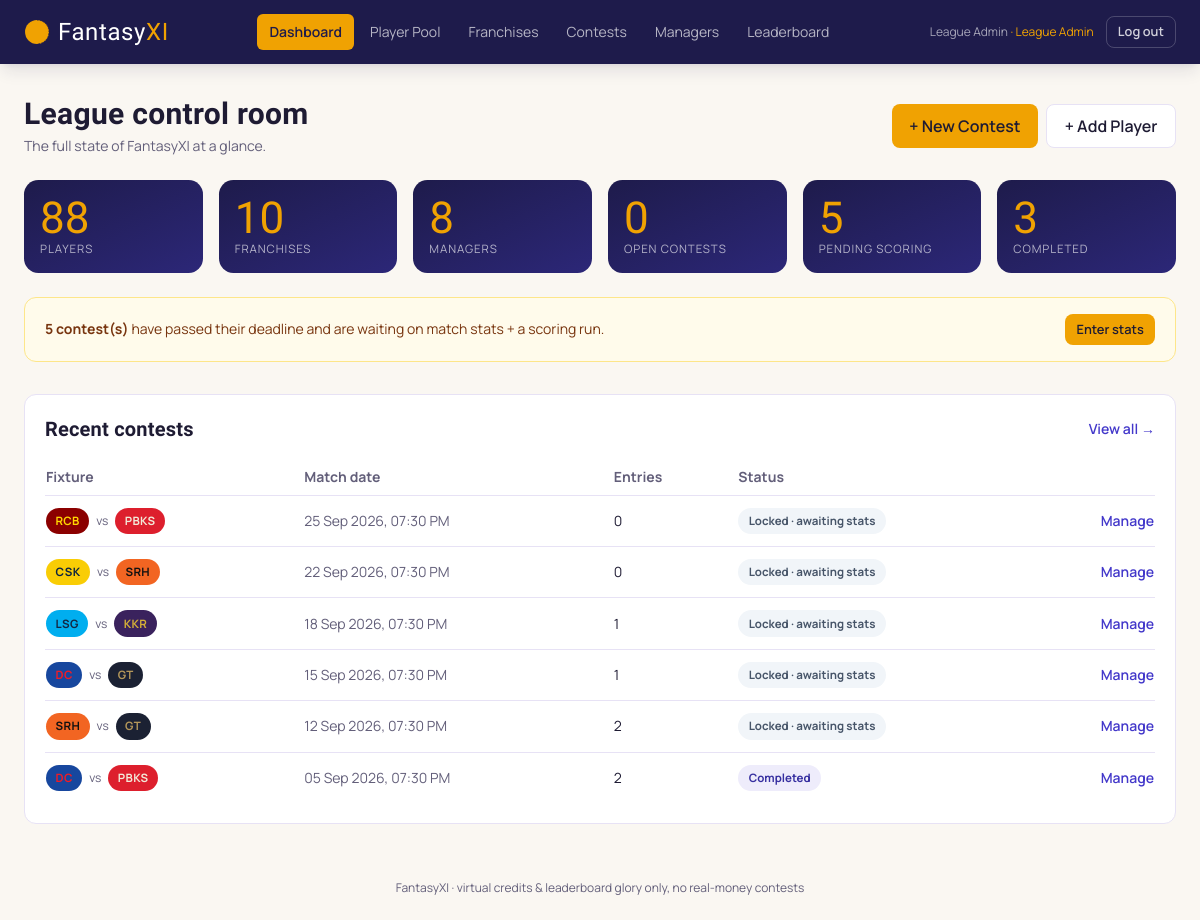
/index.php?route=admin/dashboard (signed in), run on the app's committed database.
### tables this page shows
CREATE TABLE contests (
    id              INT AUTO_INCREMENT PRIMARY KEY,
    franchise_a_id  INT NOT NULL,
    franchise_b_id  INT NOT NULL,
    match_datetime  DATETIME NOT NULL,
    venue           VARCHAR(150) NULL,
    status          ENUM('scheduled', 'completed') NOT NULL DEFAULT 'scheduled',
    created_at      TIMESTAMP NOT NULL DEFAULT CURRENT_TIMESTAMP,
    FOREIGN KEY (franchise_a_id) REFERENCES franchises(id),
    FOREIGN KEY (franchise_b_id) REFERENCES franchises(id),
    CHECK (franchise_a_id <> franchise_b_id),
    INDEX idx_contests_datetime (match_datetime)
);

CREATE TABLE franchises (
    id         INT AUTO_INCREMENT PRIMARY KEY,
    name       VARCHAR(100) NOT NULL UNIQUE,
    short_code VARCHAR(10) NOT NULL,
    status     ENUM('active', 'inactive') NOT NULL DEFAULT 'active'
);

### app/controllers/AdminDashboardController.php (called while the page is built, shortened)
<?php
require_once __DIR__ . '/../models/Contest.php';
require_once __DIR__ . '/../models/Player.php';
require_once __DIR__ . '/../models/Franchise.php';
require_once __DIR__ . '/../models/User.php';
class AdminDashboardController
{
    public function dashboard(): void
    {
        $contests = Contest::all();
        $openCount = 0;
        $lockedPendingCount = 0;
        $completedCount = 0;
        foreach ($contests as $c) {
            if ($c['status'] === 'completed') {
                $completedCount++;
            } elseif (is_contest_locked($c['match_datetime'])) {
                $lockedPendingCount++;
            } else {
                $openCount++;
            }
        }
        $stats = [
            'players'    => count(Player::all()),
            'franchises' => count(Franchise::all()),
            'managers'   => count(User::allManagers()),
            'open'       => $openCount,
            'pending'    => $lockedPendingCount,
            'completed'  => $completedCount,
        ];
        $recentContests = array_slice($contests, 0, 6);
        require __DIR__ . '/../views/admin/dashboard.php';
    }
}

### public/index.php (called while the page is built, shortened)
<?php
require_once __DIR__ . '/../core/helpers.php';
require_once __DIR__ . '/../core/Database.php';
require_once __DIR__ . '/../app/controllers/AdminDashboardController.php';
$router = new Router();
$router->get('login', fn() => (new AuthController())->showLogin());
$router->post('login', fn() => (new AuthController())->login());
$router->post('logout', fn() => (new AuthController())->logout());
$router->get('register', fn() => (new AuthController())->showRegister());
$router->post('register', fn() => (new AuthController())->register());
$router->get('admin/dashboard', fn() => (new AdminDashboardController())->dashboard());
$router->get('admin/players', fn() => (new AdminPlayerController())->index());
$router->get('admin/players/create', fn() => (new AdminPlayerController())->create());
$router->post('admin/players/store', fn() => (new AdminPlayerController())->store());
$router->get('admin/players/edit', fn() => (new AdminPlayerController())->edit());
$router->post('admin/players/update', fn() => (new AdminPlayerController())->update());
$router->post('admin/players/status', fn() => (new AdminPlayerController())->status());
$router->get('admin/franchises', fn() => (new AdminFranchiseController())->index());
$router->post('admin/franchises/store', fn() => (new AdminFranchiseController())->store());
$router->post('admin/franchises/update', fn() => (new AdminFranchiseController())->update());
$router->post('admin/franchises/status', fn() => (new AdminFranchiseController())->status());
$router->get('admin/contests', fn() => (new AdminContestController())->index());
$router->get('admin/contests/create', fn() => (new AdminContestController())->create());
$router->post('admin/contests/store', fn() => (new AdminContestController())->store());
$router->get('admin/contests/edit', fn() => (new AdminContestController())->edit());
$router->post('admin/contests/update', fn() => (new AdminContestController())->update());
$router->get('admin/contests/view', fn() => (new AdminContestController())->view());
$router->get('admin/contests/stats', fn() => (new AdminStatsController())->entry());
$router->post('admin/contests/stats/save', fn() => (new AdminStatsController())->save());
$router->post('admin/contests/stats/simulate', fn() => (new AdminStatsController())->simulate());
$router->post('admin/contests/score', fn() => (new AdminStatsController())->score());
$router->get('admin/managers', fn() => (new AdminManagerController())->index());
$router->post('admin/managers/status', fn() => (new AdminManagerController())->status());
$router->get('manager/dashboard', fn() => (new ManagerDashboardController())->dashboard());
$router->get('manager/contests', fn() => (new ManagerContestController())->browse());
$router->post('manager/contests/join', fn() => (new ManagerContestController())->join());
$router->get('manager/team/build', fn() => (new TeamController())->build());
$router->post('manager/team/save', fn() => (new TeamController())->save());
$router->get('manager/mycontests', fn() => (new TeamController())->myContests());
$router->get('manager/team/breakdown', fn() => (new TeamController())->viewBreakdown());
$router->get('leaderboard/season', fn() => (new LeaderboardController())->season());
$router->get('leaderboard/contest', fn() => (new LeaderboardController())->contest());
$route = $_GET['route'] ?? '';
$router->dispatch($_SERVER['REQUEST_METHOD'], $route);

### core/Router.php (called while the page is built, shortened)
<?php
class Router
{
    private array $routes = ['GET' => [], 'POST' => []];
    public function get(string $route, callable $handler): void
    {
        $this->routes['GET'][$route] = $handler;
    }
    public function post(string $route, callable $handler): void
    {
        $this->routes['POST'][$route] = $handler;
    }
    public function dispatch(string $method, string $route): void
    {
        $handler = $this->routes[$method][$route] ?? null;
        try {
            $handler();
        } catch (Throwable $e) {
            error_log($e->getMessage());
            http_response_code(500);
            require __DIR__ . '/../app/views/errors/500.php';
        }
    }
}

### core/Database.php (called while the page is built)
<?php
class Database
{
    private static ?PDO $instance = null;
    public static function connect(): PDO
    {
        if (self::$instance === null) {
            $config = require __DIR__ . '/../config/database.php';
            $dsn = sprintf(
                'mysql:host=%s;port=%d;dbname=%s;charset=%s',
                $config['host'],
                $config['port'],
                $config['database'],
                $config['charset']
            );
            self::$instance = new PDO($dsn, $config['username'], $config['password'], [
                PDO::ATTR_ERRMODE            => PDO::ERRMODE_EXCEPTION,
                PDO::ATTR_DEFAULT_FETCH_MODE => PDO::FETCH_ASSOC,
                PDO::ATTR_EMULATE_PREPARES   => false,
            ]);
        }
        return self::$instance;
    }
}

### app/models/Player.php (called while the page is built, shortened)
<?php
class Player
{
    public static function all(bool $activeOnly = false): array
    {
        $sql = 'SELECT players.*, franchises.name AS franchise_name, franchises.short_code AS franchise_code
                FROM players JOIN franchises ON franchises.id = players.franchise_id';
        $sql .= ' ORDER BY players.name';
        return Database::connect()->query($sql)->fetchAll();
    }
}

### app/models/Franchise.php (called while the page is built, shortened)
<?php
class Franchise
{
    public static function all(bool $activeOnly = false): array
    {
        $sql = 'SELECT * FROM franchises';
        $sql .= ' ORDER BY name';
        return Database::connect()->query($sql)->fetchAll();
    }
}

### app/models/User.php (called while the page is built, shortened)
<?php
class User
{
    public static function allManagers(): array
    {
        $stmt = Database::connect()->query(
            "SELECT * FROM users WHERE role = 'manager' ORDER BY created_at DESC"
        );
        return $stmt->fetchAll();
    }
}

### config/database.php (called while the page is built)
<?php
return [
    'host'     => '127.0.0.1',
    'port'     => 3306,
    'database' => 'fantasyxi',
    'username' => 'root',
    'password' => '',
    'charset'  => 'utf8mb4',
];

### app/models/Contest.php (called while the page is built, shortened)
<?php
class Contest
{
    public static function all(): array
    {
        $sql = "SELECT c.*, fa.name AS franchise_a_name, fa.short_code AS franchise_a_code,
                       fb.name AS franchise_b_name, fb.short_code AS franchise_b_code,
                       (SELECT COUNT(*) FROM contest_entries ce WHERE ce.contest_id = c.id) AS entry_count
                FROM contests c
                JOIN franchises fa ON fa.id = c.franchise_a_id
                JOIN franchises fb ON fb.id = c.franchise_b_id
                ORDER BY c.match_datetime DESC";
        return Database::connect()->query($sql)->fetchAll();
    }
}

### core/helpers.php (the view, shortened to what this page needs)
<?php
function e(?string $value): string
{
    return htmlspecialchars($value ?? '', ENT_QUOTES, 'UTF-8');
}
function format_datetime(?string $datetime): string
{
    $ts = strtotime($datetime);
    return $ts === false ? '-' : date('d M Y, h:i A', $ts);
}
function franchise_colors(string $name): array
{
    $map = [
        'Mumbai Indians'                 => ['bg' => '#004BA0', 'fg' => '#FFD700'],
        'Chennai Super Kings'            => ['bg' => '#F9CD05', 'fg' => '#0A2240'],
        'Royal Challengers Bengaluru'    => ['bg' => '#8B0000', 'fg' => '#FFD700'],
        'Kolkata Knight Riders'          => ['bg' => '#3A225D', 'fg' => '#D4AF37'],
        'Delhi Capitals'                 => ['bg' => '#17479E', 'fg' => '#EF1C25'],
        'Punjab Kings'                   => ['bg' => '#DD1F2D', 'fg' => '#F2E9D8'],
        'Rajasthan Royals'               => ['bg' => '#254AA5', 'fg' => '#EA1E88'],
        'Sunrisers Hyderabad'            => ['bg' => '#F26522', 'fg' => '#111111'],
        'Gujarat Titans'                 => ['bg' => '#1B2133', 'fg' => '#B4975A'],
        'Lucknow Super Giants'           => ['bg' => '#00AEEF', 'fg' => '#132743'],
    ];
    return $map[$name] ?? ['bg' => '#4338CA', 'fg' => '#FDE68A'];
}
function franchise_chip(string $name, string $code): string
{
    $c = franchise_colors($name);
    return sprintf(
        '<span class="franchise-chip" style="background:%s;color:%s" title="%s">%s</span>',
        e($c['bg']), e($c['fg']), e($name), e($code)
    );
}
function contest_status_pill(array $contest): string
{
    if ($contest['status'] === 'completed') {
        return '<span class="pill pill-completed">Completed</span>';
    }
    if (is_contest_locked($contest['match_datetime'])) {
        return '<span class="pill pill-locked">Locked &middot; awaiting stats</span>';
    }
    $ts = strtotime($contest['match_datetime']);
    $hoursLeft = ($ts - time()) / 3600;
    $cls = $hoursLeft < 24 ? 'pill-soon' : 'pill-open';
    return '<span class="pill ' . $cls . '">' . e(time_until($contest['match_datetime'])) . '</span>';
}
function is_contest_locked(string $matchDatetime): bool
{
    $ts = strtotime($matchDatetime);
    return $ts === false || $ts <= time();
}

### app/views/admin/dashboard.php (shortened to what this page needs)
<?php
require __DIR__ . '/../partials/header.php';
require __DIR__ . '/../partials/navbar.php';
?>
<main class="flex-1 max-w-7xl w-full mx-auto px-4 sm:px-6 py-8">
    <div class="flex items-center justify-between flex-wrap gap-3">
        <div>
            <h1 class="text-3xl font-bold">League control room</h1>
            <p class="text-muted text-sm mt-1">The full state of FantasyXI at a glance.</p>
        </div>
        <div class="flex gap-2">
            <a href="/index.php?route=admin/contests/create" class="btn btn-saffron">+ New Contest</a>
            <a href="/index.php?route=admin/players/create" class="btn btn-ghost">+ Add Player</a>
        </div>
    </div>
    <div class="grid grid-cols-2 md:grid-cols-3 lg:grid-cols-6 gap-4 mt-6">
        <div class="stat-card scoreboard-texture p-4"><p class="stat-value"><?= (int)$stats['players'] ?></p><p class="stat-label">Players</p></div>
        <div class="stat-card scoreboard-texture p-4"><p class="stat-value"><?= (int)$stats['franchises'] ?></p><p class="stat-label">Franchises</p></div>
        <div class="stat-card scoreboard-texture p-4"><p class="stat-value"><?= (int)$stats['managers'] ?></p><p class="stat-label">Managers</p></div>
        <div class="stat-card scoreboard-texture p-4"><p class="stat-value"><?= (int)$stats['open'] ?></p><p class="stat-label">Open Contests</p></div>
        <div class="stat-card scoreboard-texture p-4"><p class="stat-value text-rose-300"><?= (int)$stats['pending'] ?></p><p class="stat-label">Pending Scoring</p></div>
        <div class="stat-card scoreboard-texture p-4"><p class="stat-value"><?= (int)$stats['completed'] ?></p><p class="stat-label">Completed</p></div>
    </div>
    <?php if ($stats['pending'] > 0): ?>
        <div class="mt-6 rounded-xl border border-amber-200 bg-amber-50 px-5 py-4 flex items-center justify-between flex-wrap gap-3">
            <p class="text-sm text-amber-900"><strong><?= (int)$stats['pending'] ?> contest(s)</strong> have passed their deadline and are waiting on match stats + a scoring run.</p>
            <a href="/index.php?route=admin/contests" class="btn btn-sm btn-saffron">Enter stats</a>
        </div>
    <?php endif; ?>
    <div class="mt-8 card p-5">
        <div class="flex items-center justify-between mb-4">
            <h2 class="text-xl font-bold">Recent contests</h2>
            <a href="/index.php?route=admin/contests" class="text-sm text-indigo font-semibold hover:underline">View all &rarr;</a>
        </div>
        <div class="overflow-x-auto">
        <table class="w-full text-sm">
            <thead>
                <tr class="text-left text-muted border-b border-line">
                    <th class="py-2 pr-4">Fixture</th>
                    <th class="py-2 pr-4">Match date</th>
                    <th class="py-2 pr-4">Entries</th>
                    <th class="py-2 pr-4">Status</th>
                    <th class="py-2"></th>
                </tr>
            </thead>
            <tbody>
                <?php foreach ($recentContests as $c): ?>
                    <tr class="border-b border-line last:border-0">
                        <td class="py-3 pr-4 whitespace-nowrap">
                            <?= franchise_chip($c['franchise_a_name'], $c['franchise_a_code']) ?>
                            <span class="text-muted text-xs mx-1">vs</span>
                            <?= franchise_chip($c['franchise_b_name'], $c['franchise_b_code']) ?>
                        </td>
                        <td class="py-3 pr-4 text-muted"><?= format_datetime($c['match_datetime']) ?></td>
                        <td class="py-3 pr-4"><?= (int)$c['entry_count'] ?></td>
                        <td class="py-3 pr-4"><?= contest_status_pill($c) ?></td>
                        <td class="py-3 text-right">
                            <a class="text-indigo text-sm font-semibold hover:underline" href="/index.php?route=admin/contests/view&id=<?= (int)$c['id'] ?>">Manage</a>
                        </td>
                    </tr>
                <?php endforeach; ?>
            </tbody>
        </table>
        </div>
    </div>
</main>
<?php require __DIR__ . '/../partials/footer.php'; ?>

### data on the page
contests: franchise_a.short_code "RCB PBKS", match_datetime "25 Sep 2026, 07:30 PM", entry_count "0", shows "Locked · awaiting stats"
contests: franchise_a.short_code "CSK SRH", match_datetime "22 Sep 2026, 07:30 PM", entry_count "0", shows "Locked · awaiting stats"
contests: franchise_a.short_code "LSG KKR", match_datetime "18 Sep 2026, 07:30 PM", entry_count "1", shows "Locked · awaiting stats"
contests: franchise_a.short_code "DC GT", match_datetime "15 Sep 2026, 07:30 PM", entry_count "1", shows "Locked · awaiting stats"
contests: franchise_a.short_code "SRH GT", match_datetime "12 Sep 2026, 07:30 PM", entry_count "2", shows "Locked · awaiting stats"
contests: franchise_a.short_code "DC PBKS", match_datetime "05 Sep 2026, 07:30 PM", entry_count "2", status "Completed"

### other printed values
$label "Dashboard"
$label "Player Pool"
$label "Franchises"
$label "Contests"
$label "Managers"
$label "Leaderboard"
Auth::name() "League Admin"
$stats['players'] "88"
$stats['franchises'] "10"
$stats['managers'] "8"
$stats['open'] "0"
$stats['pending'] "5"
$stats['completed'] "3"
